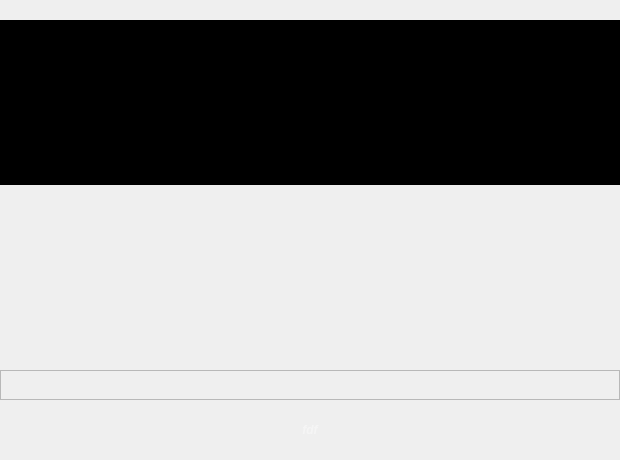
             <widget class="QWidget" name="scrollAreaWidget_Posts">
              <property name="geometry">
               <rect>
                <x>0</x>
                <y>0</y>
                <width>620</width>
                <height>460</height>
               </rect>
              </property>
              <property name="styleSheet">
               <string notr="true"/>
              </property>
              <layout class="QVBoxLayout" name="layout_ScrollAreaPosts">
               <property name="spacing">
                <number>20</number>
               </property>
               <property name="leftMargin">
                <number>0</number>
               </property>
               <property name="topMargin">
                <number>20</number>
               </property>
               <property name="rightMargin">
                <number>0</number>
               </property>
               <property name="bottomMargin">
                <number>20</number>
               </property>
               <item>
                <widget class="QStackedWidget" name="stacked_Posts">
                 <property name="styleSheet">
                  <string notr="true">QStackedWidget {
	background: transponent;
}</string>
                 </property>
                </widget>
               </item>
               <item>
                <spacer name="verticalSpacer_3">
                 <property name="orientation">
                  <enum>Qt::Vertical</enum>
                 </property>
                 <property name="sizeHint" stdset="0">
                  <size>
                   <width>20</width>
                   <height>40</height>
                  </size>
                 </property>
                </spacer>
               </item>
               <item>
                <widget class="QFrame" name="frame_SetPostsPage">
                 <property name="minimumSize">
                  <size>
                   <width>0</width>
                   <height>30</height>
                  </size>
                 </property>
                 <property name="maximumSize">
                  <size>
                   <width>16777215</width>
                   <height>30</height>
                  </size>
                 </property>
                 <property name="styleSheet">
                  <string notr="true">QPushButton { 
	width: 30px;
	height: 30px;
	border-radius: 15px;
	background-color: white;
}

QPushButton:hover {
	background-color:  rgb(219,228,233);
}

QPushButton:pressed {
	background-color: rgb(184,191,195);
}

QPushButton:checked {
	background-color: rgb(219,228,233);
}</string>
                 </property>
                 <property name="frameShape">
                  <enum>QFrame::StyledPanel</enum>
                 </property>
                 <property name="frameShadow">
                  <enum>QFrame::Raised</enum>
                 </property>
                 <layout class="QHBoxLayout" name="layout_SetPostsPage">
                  <property name="spacing">
                   <number>5</number>
                  </property>
                  <property name="leftMargin">
                   <number>10</number>
                  </property>
                  <property name="topMargin">
                   <number>0</number>
                  </property>
                  <property name="rightMargin">
                   <number>10</number>
                  </property>
                  <property name="bottomMargin">
                   <number>0</number>
                  </property>
                  <item>
                   <spacer name="horizontalSpacer">
                    <property name="orientation">
                     <enum>Qt::Horizontal</enum>
                    </property>
                    <property name="sizeHint" stdset="0">
                     <size>
                      <width>277</width>
                      <height>20</height>
                     </size>
                    </property>
                   </spacer>
                  </item>
                  <item>
                   <spacer name="horizontalSpacer_16">
                    <property name="orientation">
                     <enum>Qt::Horizontal</enum>
                    </property>
                    <property name="sizeHint" stdset="0">
                     <size>
                      <width>277</width>
                      <height>20</height>
                     </size>
                    </property>
                   </spacer>
                  </item>
                 </layout>
                </widget>
               </item>
               <item>
                <widget class="QLabel" name="label_HomeSign">
                 <property name="minimumSize">
                  <size>
                   <width>0</width>
                   <height>20</height>
                  </size>
                 </property>
                 <property name="maximumSize">
                  <size>
                   <width>16777215</width>
                   <height>20</height>
                  </size>
                 </property>
                 <property name="font">
                  <font>
                   <weight>75</weight>
                   <italic>true</italic>
                   <bold>true</bold>
                  </font>
                 </property>
                 <property name="styleSheet">
                  <string notr="true">color: rgba(255, 255, 255, 100);</string>
                 </property>
                 <property name="text">
                  <string>fdf</string>
                 </property>
                 <property name="alignment">
                  <set>Qt::AlignCenter</set>
                 </property>
                </widget>
               </item>
              </layout>
             </widget>
